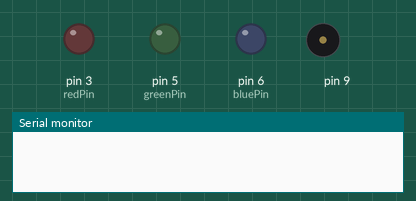
Recording of a sketch running on a simulated Arduino Uno, built with avr-gcc and run on an emulated ATmega328P. Parts: output pins drawn as LEDs (lit = HIGH), buzzer (waves = sounding), the last lines printed to the serial monitor.

Above: at 0.1 s.
At 8.5 s:
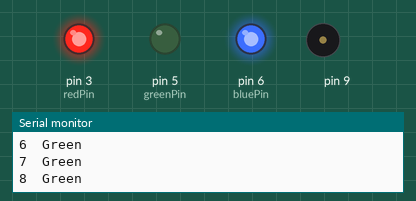
At 16.5 s:
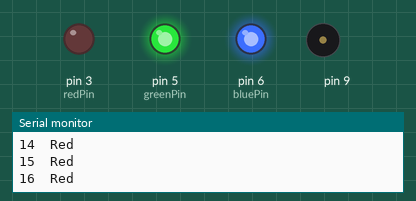
At 21.2 s:
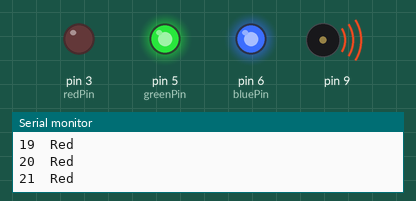
At 25.2 s:
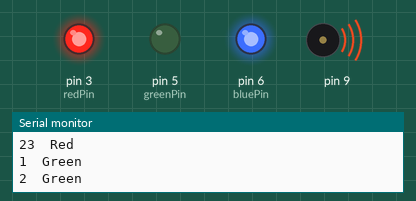
At 34.1 s:
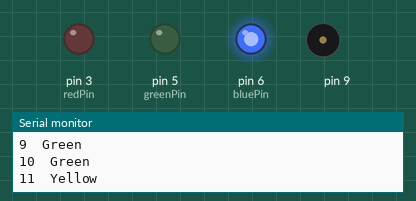
Timing chart, 0 to 40.0 s (numbered marks = the images above):
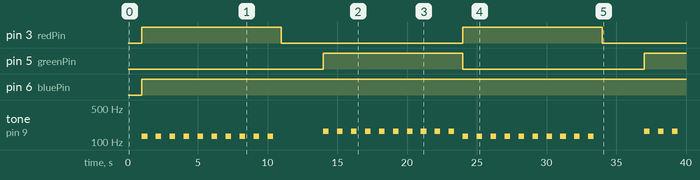

Measured:
- by itself, pin 3 (redPin): alternates HIGH for 10.0 s and LOW for 13.0 s
- by itself, pin 5 (greenPin): LOW → HIGH at 14.0 s, → LOW 10.0 s later, → HIGH 13.0 s later
- by itself, pin 6 (bluePin): LOW → HIGH at 1.0 s
- by itself, tone on pin 9: plays 131 Hz for 0.40 s, 131 Hz for 0.40 s, 131 Hz for 0.40 s, 131 Hz for 0.40 s, 131 Hz for 0.40 s, 131 Hz for 0.40 s … (33 notes in this stretch)

The sketch:

6-2_traffic_light__Quiz2_.ino
```cpp
#define beep1 131
#define beep2 165
const int redPin = 3;
const int greenPin = 5;
const int bluePin = 6;
long previous=0;
long interval=1000;
int state=0;
void red_light()
{
  analogWrite(redPin, 0);
  analogWrite(greenPin, 255);
  analogWrite(bluePin, 255);
}
void yellow_light()
{
  analogWrite(redPin, 0);
  analogWrite(greenPin, 0);
  analogWrite(bluePin, 255);
}
void green_light()
{
  analogWrite(redPin, 255);
  analogWrite(greenPin, 0);
  analogWrite(bluePin, 255);
}
void setup() {
  Serial.begin(9600);
  pinMode(redPin, OUTPUT);
  pinMode(greenPin, OUTPUT);
  pinMode(bluePin, OUTPUT);
}

void loop() {
  unsigned long current=millis();
  if(current-previous>=interval)
  {
    previous=current;
    state++;
    Serial.print(state);
    Serial.print("\t");
    if(state<=10)
    {
      Serial.println("Green");
      green_light();
      tone(9,beep1);
      delay(400);
      noTone(9);
    }
    else if(state>10 && state <=13)
    {
      Serial.println("Yellow");
      yellow_light();
    }
    else
    {
      Serial.println("Red");
      red_light();
      tone(9,beep2);
      delay(400);
      noTone(9);
      if(state==23){state=0;}
    }
  }
}
```
